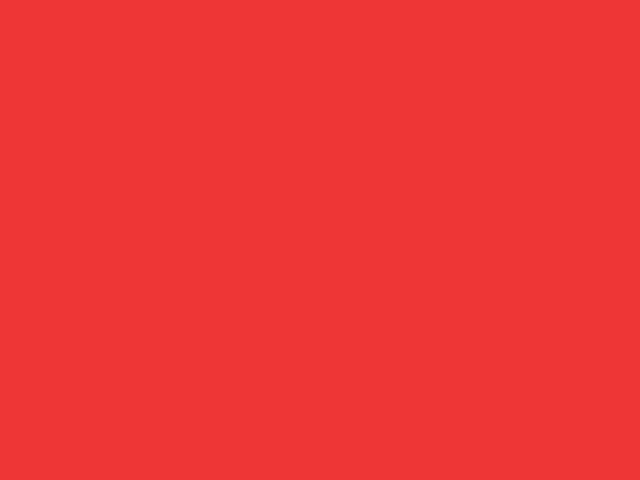
#> input picture comparateur/image1.png, 640 x 480 px
$ python comparateur.py image1.png image2.png
#> lines starting #> are read from the running program, lines starting #| are printed output that depends on the picture
import PIL
import operator
from PIL import Image
import sys

def compare_2_image_pil(path1,path2):
#> called with path1 = 'image1.png', path2 = 'image2.png'
    img1 = Image.open(path1)
#> img1 is the input picture: PIL image 640x480 RGB; mean R, G, B 239, 54, 54
    px1 = img1.load()
    img2 = Image.open(path2)
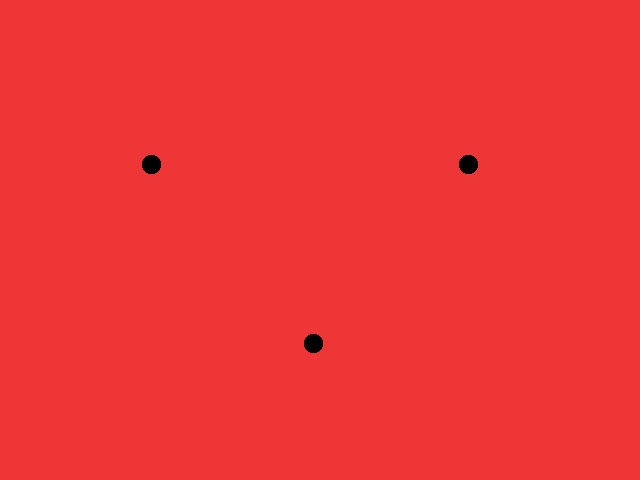
#> input picture comparateur/image2.png, 640 x 480 px
#> img2 is the input picture: PIL image 640x480 RGB; mean R, G, B 238.3, 53.8, 53.8
    px2 = img2.load()
    new_img = Image.new("RGB",img1.size)
#> new_img: PIL image 640x480 RGB; every value is 0
    h,v = img1.size
#> h = 640; v = 480
    ok = 0
    for i in range(h):
        for j in range(v):
            newpix = (px1[i,j][0] - px2[i,j][0],
                      px1[i,j][1] - px2[i,j][1],
                      px1[i,j][2] - px2[i,j][2])
            if(operator.ne(newpix,(0,0,0))):
                ok += 1
            new_img.putpixel((i,j),newpix)
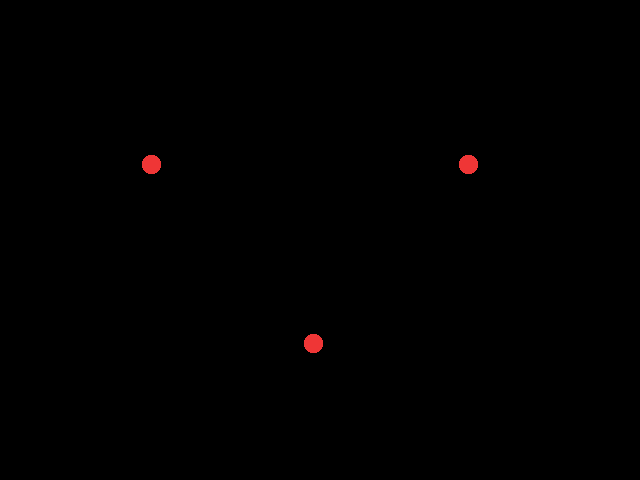
#> new_img: PIL image 640x480 RGB; mean R, G, B 0.7, 0.2, 0.2
#> after the loop, ok = 879
    return new_img,ok

def compare_2_image_cv2(path1, path2):
    img1 = cv2.imread(path1)
    img2 = cv2.imread(path2)
    h, v, c = img1.shape
    newimg = np.zeros((h, v, c), np.uint8)
    for i in range(h):
        for j in range(v):
            newimg[i][j] = img1[i][j] - img2[i][j]
            print(img1[i][j][0],img2[i][j][0])
            print(img1[i][j][1], img2[i][j][1])
            print(img1[i][j][2], img2[i][j][2])
            print("=========")
    return newimg

if __name__ == '__main__':
    path1 = sys.argv[1]
    path2 = sys.argv[2]
    # new,ok = compare_2_image_pil("./image1.png","./image2.png")
    new,ok = compare_2_image_pil(path1,path2)
#> ok = 879
    # new.show()
    new.save("newimage.png")
    if (ok <= 1000):
        print("ok")
        print(ok)
#| 879
    else:
        print("ko")
        print(ok)
